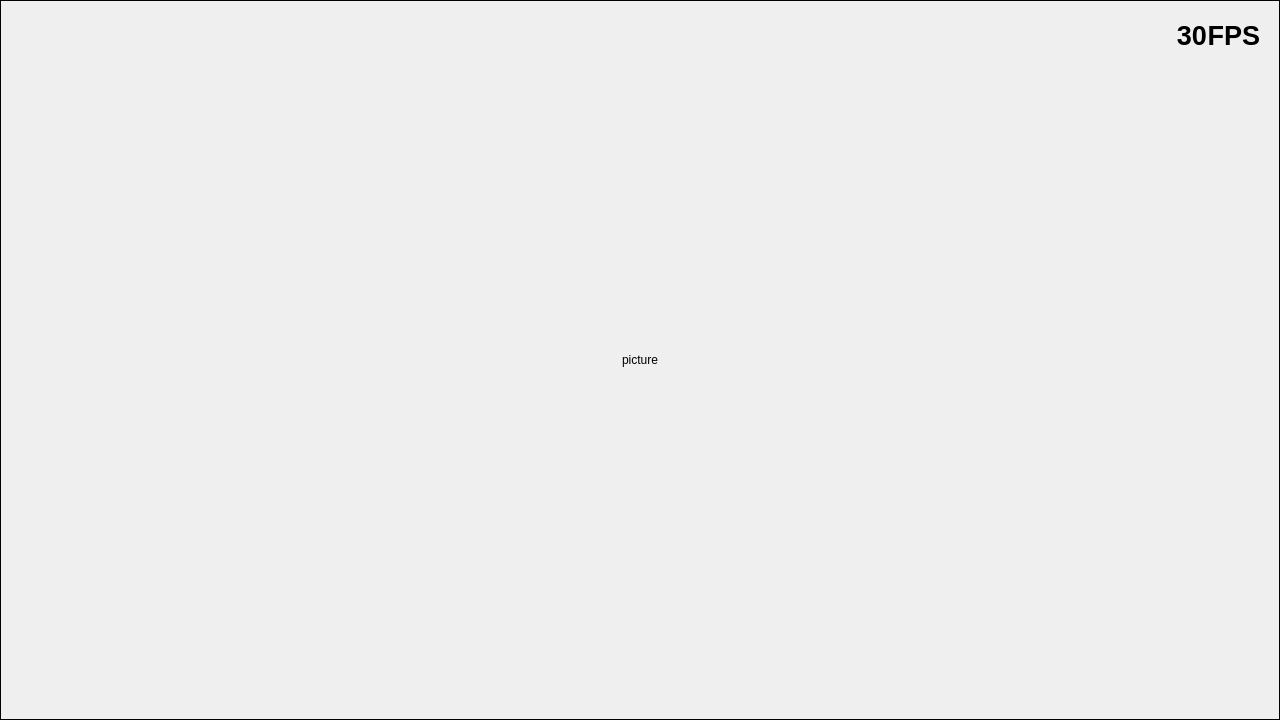
<?xml version="1.0" encoding="UTF-8"?>
<ui version="4.0">
 <class>Widget</class>
 <widget class="QWidget" name="Widget">
  <property name="geometry">
   <rect>
    <x>0</x>
    <y>0</y>
    <width>1280</width>
    <height>720</height>
   </rect>
  </property>
  <property name="windowTitle">
   <string>V4L2 を使用して UVC カメラ映像を描画</string>
  </property>
  <widget class="QLabel" name="label">
   <property name="geometry">
    <rect>
     <x>0</x>
     <y>0</y>
     <width>1280</width>
     <height>720</height>
    </rect>
   </property>
   <property name="frameShape">
    <enum>QFrame::Box</enum>
   </property>
   <property name="text">
    <string>picture</string>
   </property>
   <property name="alignment">
    <set>Qt::AlignCenter</set>
   </property>
  </widget>
  <widget class="QLabel" name="label_2">
   <property name="geometry">
    <rect>
     <x>1199</x>
     <y>20</y>
     <width>61</width>
     <height>30</height>
    </rect>
   </property>
   <property name="font">
    <font>
     <pointsize>20</pointsize>
     <weight>75</weight>
     <bold>true</bold>
    </font>
   </property>
   <property name="frameShape">
    <enum>QFrame::NoFrame</enum>
   </property>
   <property name="text">
    <string>FPS</string>
   </property>
   <property name="alignment">
    <set>Qt::AlignRight|Qt::AlignTrailing|Qt::AlignVCenter</set>
   </property>
  </widget>
  <widget class="QLabel" name="label_3">
   <property name="geometry">
    <rect>
     <x>1146</x>
     <y>20</y>
     <width>61</width>
     <height>30</height>
    </rect>
   </property>
   <property name="font">
    <font>
     <pointsize>20</pointsize>
     <weight>75</weight>
     <bold>true</bold>
    </font>
   </property>
   <property name="frameShape">
    <enum>QFrame::NoFrame</enum>
   </property>
   <property name="text">
    <string>30</string>
   </property>
   <property name="alignment">
    <set>Qt::AlignRight|Qt::AlignTrailing|Qt::AlignVCenter</set>
   </property>
  </widget>
 </widget>
 <layoutdefault spacing="6" margin="11"/>
 <resources/>
 <connections/>
</ui>
